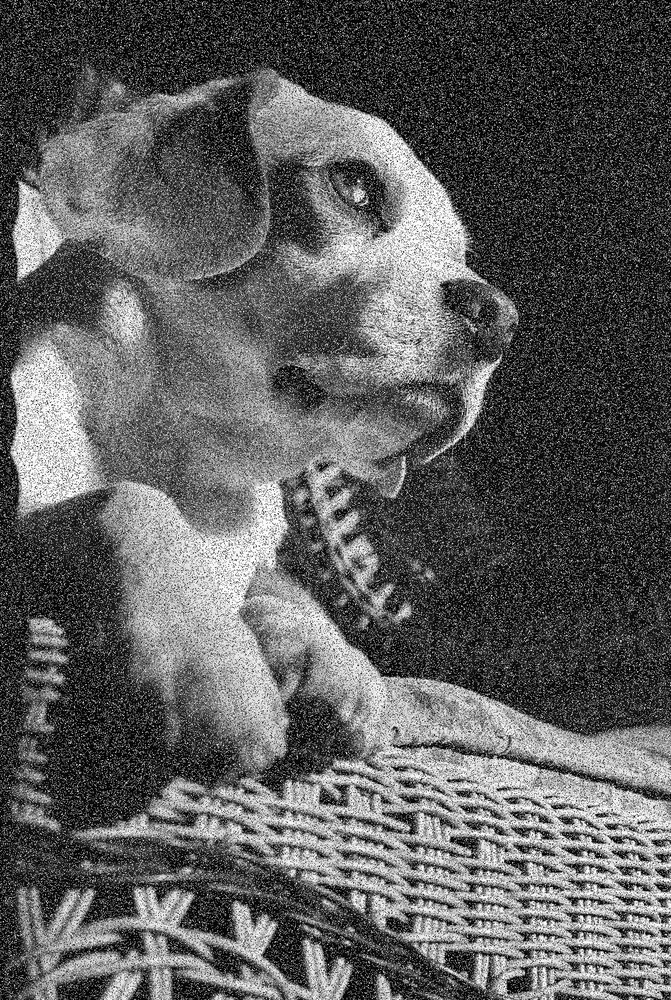
%> input picture src/part2/Resources/Noisy_Pic.png, 671 x 1000 px, shrunk from 1200 x 1789 before the run
$ octave main.m   (GNU Octave 9; MATLAB toolbox functions it lacks are replaced by stand-ins)
%> lines starting %> are read from the running program, lines starting %| are printed output that depends on the picture

% الف
I = imread("resources/Noisy_Pic.png");
%> I is the input picture: size 1000x671 uint8; min 0, max 255, mean 94.5

[~, ~, channels] = size(I);
%> channels = 1
disp(['N_Channels:', num2str(channels)]);
%| N_Channels:1

% ب
imshow(I);

% و
mask_sizes = [3, 5, 7, 9];

figure;
subplot(2,3,1);
imshow(I);
title('Noisy IMG');

best_filtered_I = I;

for i = 1:length(mask_sizes)
    mask = mask_sizes(i);
    filtered_I = medfilt2(I, [mask mask]);

    subplot(2,3,i+1);
    imshow(filtered_I);
    title(['Median Filter ', num2str(mask), 'x', num2str(mask)]);

    if mask == 5
        best_filtered_I = filtered_I;
    end
end
%> this loop made 4 passes
%> pass 2, `filtered_I = medfilt2(I, [mask mask]);`:
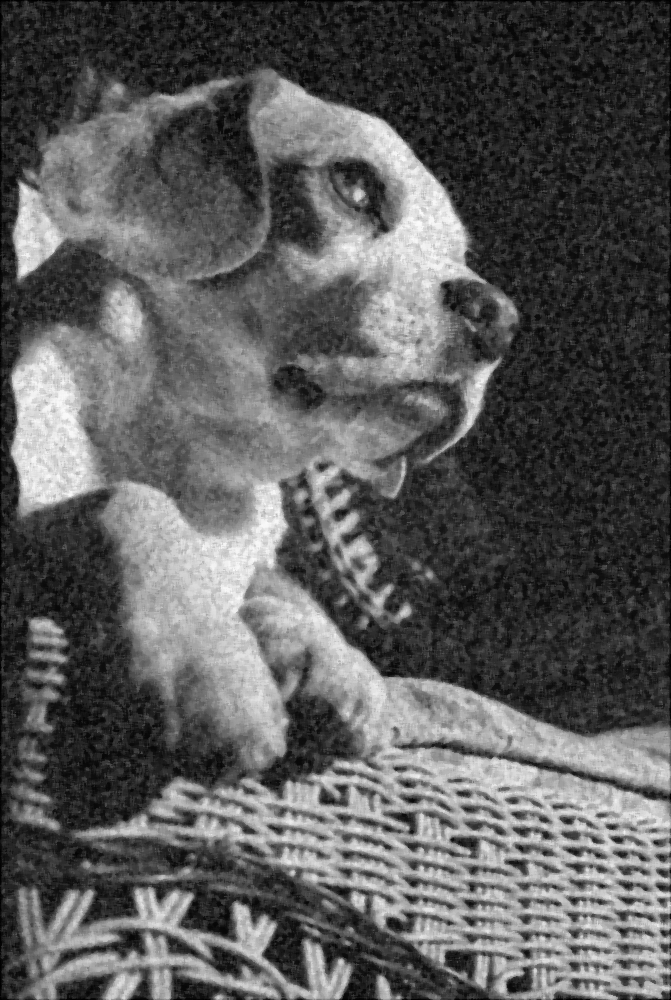
%> filtered_I: size 1000x671 uint8; min 0, max 251, mean 90.9
%> after the loop:
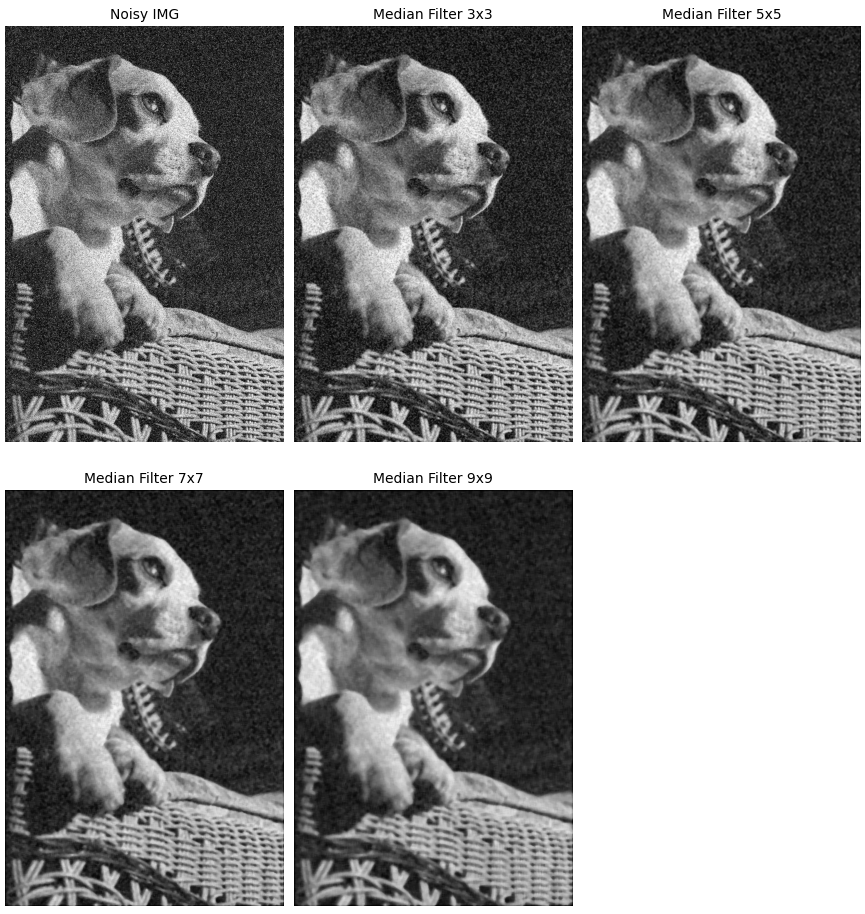
%> figure redrawn from the program's plot data, 5 panels

figure;
imshow(best_filtered_I);
title('Best Filtered (5x5)');
